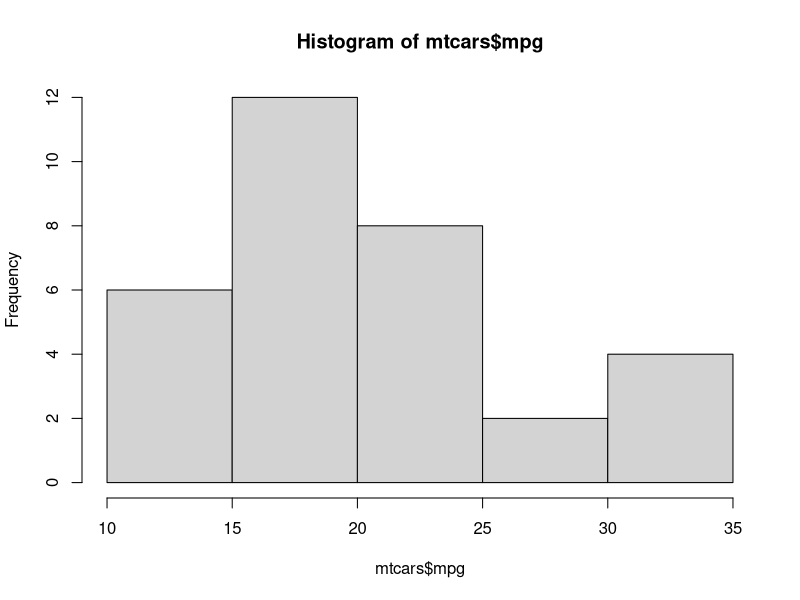
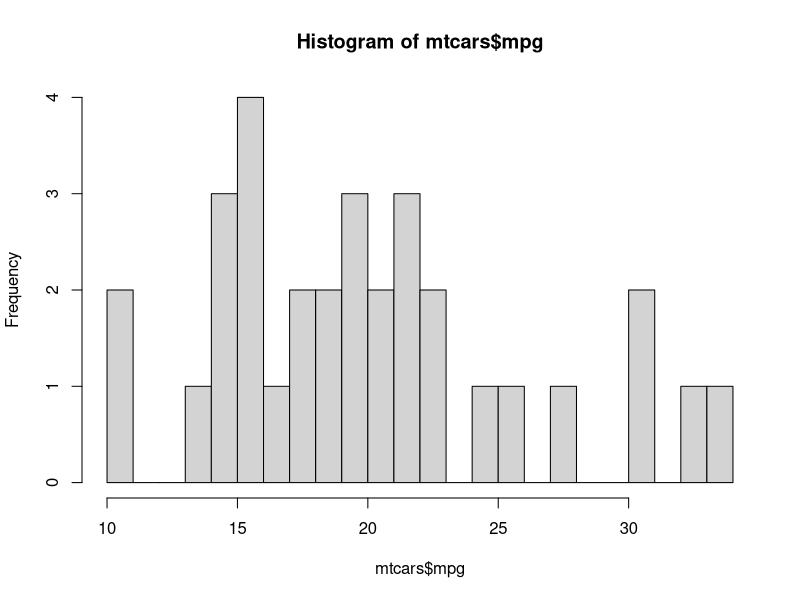
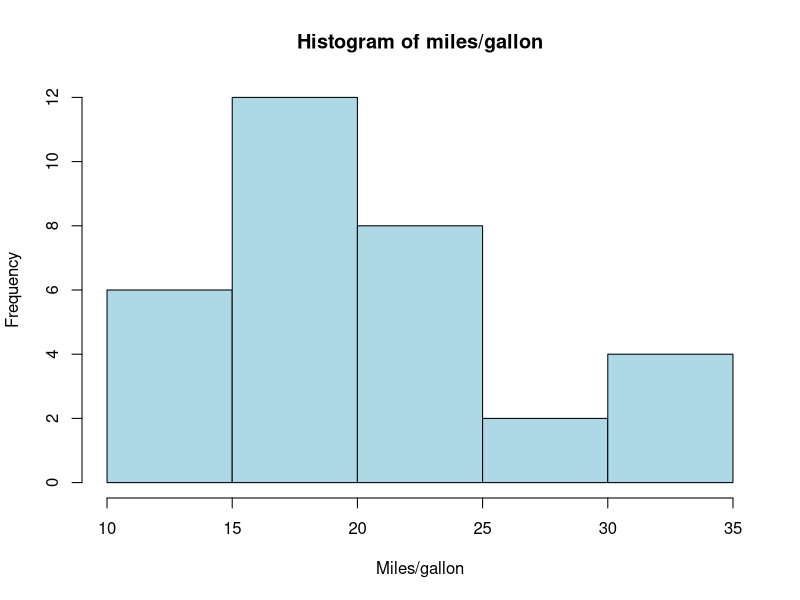
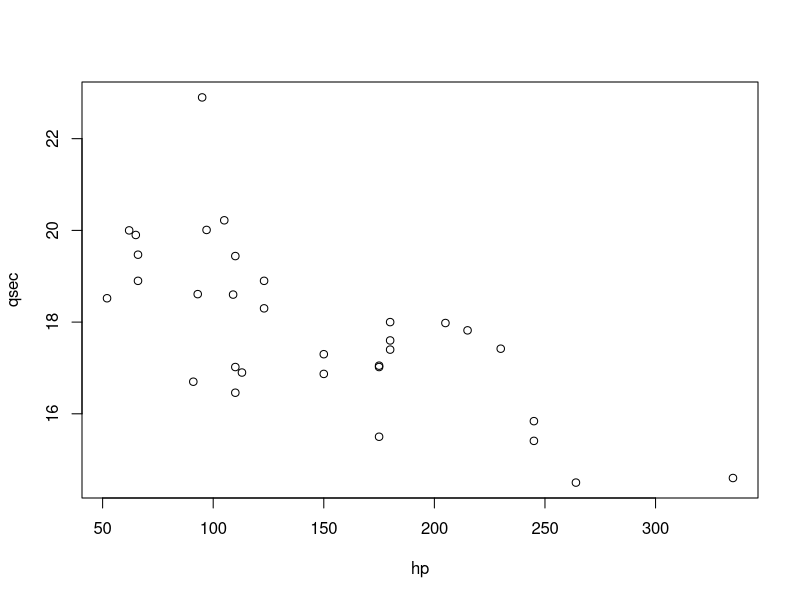
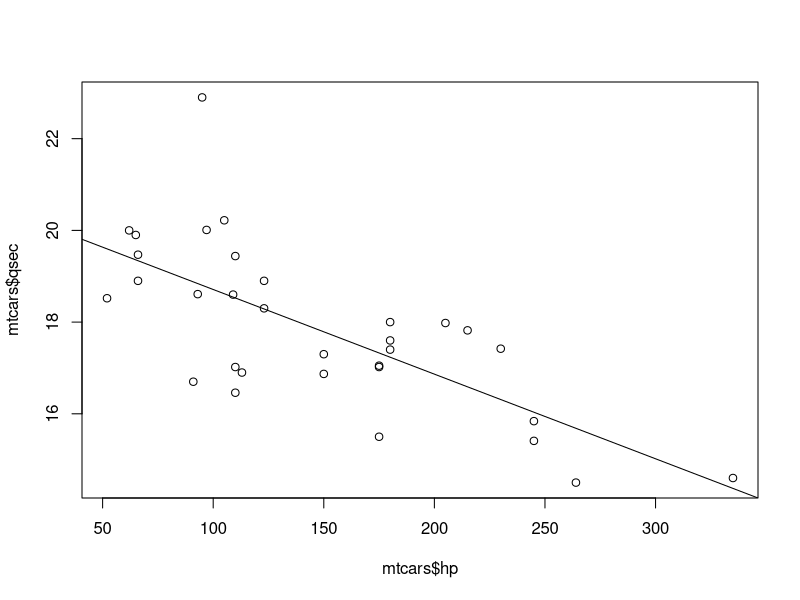
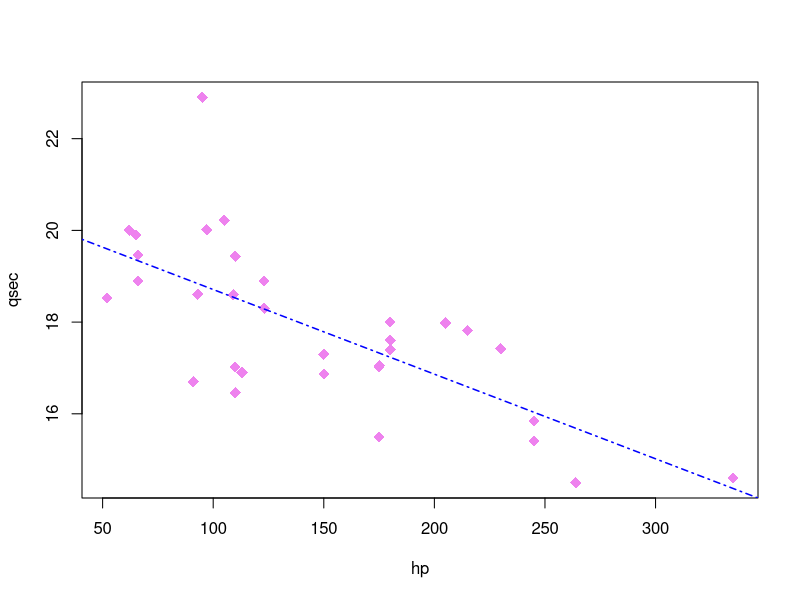
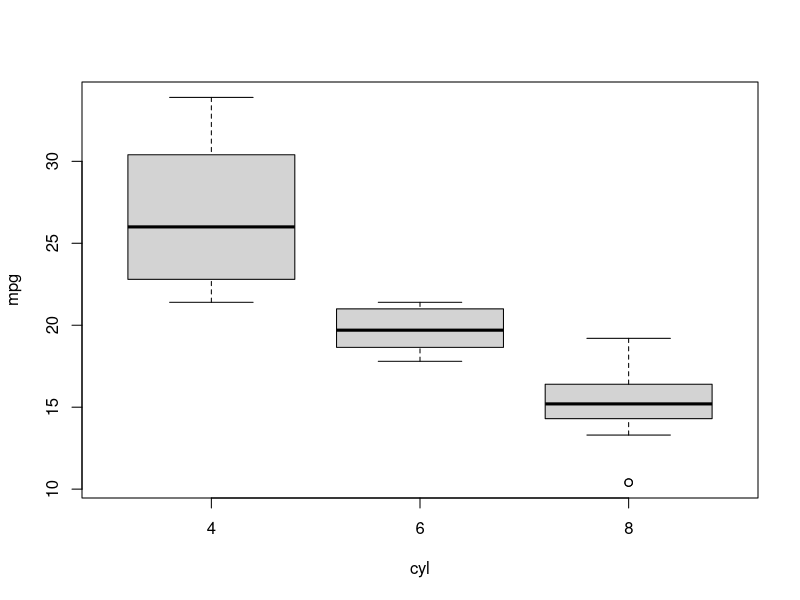

The R source for these figures, in order: (Note: this script raises an error after producing the figures.)
## DATA VISUALIZATION IN R WORKSHOP
## Center for Research Data and Digital Scholarship
## University of Colorado, Boulder

## N. Chardon
## 11 Oct / 19 Oct 2017

## Aims: 
## 1. Consider what is sensible to plot
## 2. Practice making figures with base package
## 3. Practice making figures with lattice package
## 4. Practice making figures with ggplot2 package
## 5. Save figures in different formats


## Using this script:
## 1. The symbol '#' denotes comments. 
##    If in the same line as a command, these comments describe what the command executes.
## 2. All sections labeled 'PRACTICE' are meant to be completed on your own. 
## 3. The corresponding voiceover to this script is available on OSF: https://osf.io/6jb9t/

## Disclaimer: This script was written by Nathalie Chardon and reflects her coding style. 
## The University of Colorado, Boulder takes no responsibility for the content.




# # # # # # # # # # # # # # # # # # # # # # # # # # # # # # # # # # # # # # # # # # # # # # # # # # 

# # WELCOME! # # 

# # # # # # # # # # # # # # # # # # # # # # # # # # # # # # # # # # # # # # # # # # # # # # # # # # 


# Introduce yourself to your neighbor(s)


# What kinds of graphics are used in your field and created by your colleagues? 




# # # # # # # # # # # # # # # # # # # # # # # # # # # # # # # # # # # # # # # # # # # # # # # # # # 

# # GETTING STARTED # # 

# # # # # # # # # # # # # # # # # # # # # # # # # # # # # # # # # # # # # # # # # # # # # # # # # # 


# # R REVIEW # # -----------------------------------------------------------------------------------

# Executing commands (i.e. telling R what you want it to do):

# 1. '>' is the prompt (i.e. "Hi I'm R, what do you want me to do now?")

# 2. Type code (i.e. "Hi I'm your new user, this is what I want you to do.") in Console or R Script

# 3. Hit 'enter' in Console or 'run' in Script


# # INSTALL & LOAD PACKAGES # # --------------------------------------------------------------------

# lattice package

install.packages('lattice') #only run this once to store package to hard drive

library(lattice)


# ggplot2 package

install.packages('ggplot2') #only run this once to store package to hard drive

library(ggplot2)


# # LOAD DATA # # ----------------------------------------------------------------------------------

data(mtcars)




# # # # # # # # # # # # # # # # # # # # # # # # # # # # # # # # # # # # # # # # # # # # # # # # # # 

# # 1. WHAT TO PLOT # # 

# # # # # # # # # # # # # # # # # # # # # # # # # # # # # # # # # # # # # # # # # # # # # # # # # # 


# # DATA # # --------------------------------------------------------------------------------------- 

# What is in your data? 

head(mtcars) #displays first 6 rows of dataframe

?mtcars #documentation for this data, useful to create for own data as separate text file

summary(mtcars) #statistical summary of each column


# How is your data organized? 

colnames(mtcars) #column names

str(mtcars) #structure: make sure your numeric variables are numeric! 

dim(mtcars) #rows, columns


# # QUESTIONS # # -----------------------------------------------------------------------------------

# What are some questions you could answer with this data?
#
#

# EX1: Does cylinder (cyl) number affect miles/gallon (mpg)? 

# EX2: Does horsepower (hp) affect 1/4 mile time (qsec)?


# Think about sensible relationships between your data before plotting.




# # # # # # # # # # # # # # # # # # # # # # # # # # # # # # # # # # # # # # # # # # # # # # # # # # 

# # 2. BASE # # 

# # # # # # # # # # # # # # # # # # # # # # # # # # # # # # # # # # # # # # # # # # # # # # # # # # 


# # DISTRIBUTION OF DATA: HISTOGRAMS # # ------------------------------------------------------------

hist(mtcars$mpg) #create histogram

hist(mtcars$mpg, breaks=20) #define splits with breaks = 


# Create histograms of horsepower and 1/4 mile time with different splits
#
#


# Plot aesthetics

hist(mtcars$mpg, 
     
     main = 'Histogram of miles/gallon', #title (note the quotation marks)
     
     xlab = 'Miles/gallon', #x axis label
     
     col = 'lightblue') #color fill

# NOTE: These aesthetics commands are the same in other plot types. 
# Each subsequent command MUST follow a comma. 


# Change the plot aesthetics of your horsepower or 1/4 mile time histograms
#
#


# # DATA RELATIONSHIPS: SCATTERPLOTS # # -----------------------------------------------------------

plot(qsec ~ hp, data = mtcars) #dependent variable ~ independent variable, data = your DF

# NOTE: The above is analogous to this:

plot(mtcars$qsec ~ mtcars$hp)


# Adding regression line to plot

lin_mod <- lm(qsec ~ hp, data = mtcars) #linear model for relationship that looks promising

summary(lin_mod) #check model output for significance, r-squared, equation of line (y = mx + b)

abline(lin_mod) #adds regression line to CURRENT plot (usually only sensible if p-value < 0.05)


# Aesthetics: plot point color, symbol, and size

plot(qsec ~ hp, data = mtcars, 
     
     col = 'violet', #changes color, default = 'black'
     
     pch = 18, #changes symbol, default = 1
     
     cex = 1.5) #changes point size, default = 1


# Aesthetics: regression line color, type, and width

abline(lin_mod, #adds regression line to current plot
       
       col = 'blue', #changes color, default = 'black'
       
       lty = 4, #changes line type, default = 1
       
       lwd = 1.5) #changes line width, default = 1


# Create a scatterplot with one of your relationships of interest
#
#


# Add title, x- and y-axis labels, and change the color, symbol, and size of your points
#
#

# Add a regression line to your plot
# HINT: Need to create a new linear model object to reflect your plotted relationship
#
#


# # DATA RELATIONSHIPS: BOXPLOTS # # ---------------------------------------------------------------

# Boxplots: better with discrete or categorical measurements in independent variables

boxplot(mpg ~ cyl, data = mtcars)


# # SETTING DEFAULT GRAPHICAL PARAMTERS # # --------------------------------------------------------

# NOTE: These settings can also be specified within a plotting function to affect only that plot.

# Aesthetics

par(cex = 2, #changes size of plotting text and symbols
    
    cex.axis = 1.3, #changes axis text size
    
    cex.lab = 1.4, #changes label text size
    
    cex.main = 1.5, #changes text title size
    
    col = 'grey', #changes axes color
    
    col.axis = 'grey', #changes axes text colors
    
    col.lab = 'grey', #changes x and y label colors
    
    col.main = 'darkblue', #changes title color
    
    bg = 'black') #changes background color

# NOTE: The default axis and label size in R is too small for publication figures.


# Run one of your plots above and notice how it has changed according to the par settings
#
#


# Return to default graphical parameters

dev.off() #turns off device and clears plots


# Multi-panel plots

par(mfrow = c(2, 2), #rows, columns for your panels
    
    mar = c(4.5, 5, 2, 0.5)) #defines width for lower, left, upper, and right margins

# NOTE: Multi-panel plot with default margin settings will have too much white space. 

# Run 4 of your plots above and notice how they'll create a panel
#
#


dev.off() #return plotting parameters to default again




# # PRACTICE 1 # # ---------------------------------------------------------------------------------

# Set the default parameters to create a 2 row panel plot.
# HINT: This plot will have the rows, columns = 2,1.
#
#

# Create a scatterplot and boxplot for two different data relationships
#
#

# Add titles and axes labels, and use the aesthetic commands above to change other plot aspects.
# Go to <http://www.statmethods.net/advgraphs/parameters.html> for list of all par options
#
#

# TIP 1: Modify and use the function mtext() to add labels to your panels

mtext('A', 3, adj = 0, cex = 1.5) #run ?mtext for further arguments to this function

mtext('B', 3, adj = 0, cex = 1.5)


# TIP 2: Plotting multiple boxplots for the same variable

boxplot(mpg ~ cyl, data = mtcars[which(mtcars$am == 0),], #data subsetted by transmission type
        
        main = 'Effect of cylinder number and transmission type on MGP', #title
        
        xlab = 'Number of cylinders', #x-axis label
        
        ylab = 'Miles per gallon', #y-axis label 
        
        ylim = range(mtcars$mpg), #set y-axis limits with range of data for adequate plotting space
        
        boxwex = 0.1) #set box width
        
boxplot(mpg ~ cyl, data = mtcars[which(mtcars$am == 1),], #data subsetted by transmission type
        
        add = T, #adds to current boxplot
        
        col = 'grey', #specify different color for new gear number
        
        boxwex = .1, #same box width as above
        
        at = c(1.2, 2.2, 3.2), #draw boxes at specified 1:n
        
        axes = F) #don't draw new axes


# TIP 3: Adding legends

legend('topright', #location of legend
       
       legend = c('Automatic Transmission', 'Manual Transmission'), #legend text
       
       pch = c(0, 15), #symbols to match text above
       
       col = c('black', 'grey')) #colors to match symbols and text above

# NOTE: The order of legend text, symbol, and color must match!


# # PLOT ACTIONS # # -------------------------------------------------------------------------------

# Run (i.e. create) one of your plots


# Zoom plot to separate window


# Export plot manually 


# Export plot with commands

setwd('~/Desktop/') #set working directory to folder of your choice

setwd('c:/Users/.../Desktop/') #Windows: replace ... with your username


pdf('mpgVcyl.pdf') #function AND file extension indicates in what format to save plot in

boxplot(mpg ~ cyl, data = mtcars) #create plot

dev.off() #indicates that you are done plotting


# Other formats: replace 'pdf' line of code above with one of the following...

png('fig1.png') #saves plot as PNG

jpeg('fig1.jpeg') #saves plot as JPEG

postscript('fig1.eps') #saves plot as EPS

# NOTE: PDF and EPS are vectorized, whereas PNG and JPEG are rasterized. 
# Vectorized images: created out of many paths, so quality is higher
# Raster images: created out of pixels, so quality is lower


# Save one of your plots with commands
#
#



# # # # # # # # # # # # # # # # # # # # # # # # # # # # # # # # # # # # # # # # # # # # # # # # # # 

# # LATTICE # # 

# # # # # # # # # # # # # # # # # # # # # # # # # # # # # # # # # # # # # # # # # # # # # # # # # # 


# # ONE VARIABLE PLOTS # # -------------------------------------------------------------------------

densityplot(~ mpg, data = mtcars) #displays density of data points


# # TWO VARIABLE PLOTS # # -------------------------------------------------------------------------

dotplot(rownames(mtcars) ~ mpg, data = mtcars) #dotplot to visualize all observations

# NOTE: Need to give your data rows names for the above to work, but can use any y variable here.


# # THREE+ VARIABLE PLOTS # # ----------------------------------------------------------------------

# All relationships 

splom(mtcars) #scatterplot matrix


# I. Trellis graphs: display relationships between variables conditioned on one or more variables

xyplot(mpg ~ cyl | am, data = mtcars) #plots relationship x ~ y | based on another variable

# Plot effect of transmission type on MPG, split by number of cylinders
#
#


# II. Trellis graphs

xyplot(mpg ~ cyl | am, groups = carb, data = mtcars) #additionally split with groups =

# Plot effect of cylinder on MPG, split by carburetor and with transmission in different colors
#
#


# # PLOT AESTHETICS # # ----------------------------------------------------------------------------

# Modified with update()

trell_plot <- xyplot(mpg ~ cyl | am, groups = carb, data = mtcars) #create plot object


# Run the following and notice how your plot changes

update(trell_plot, 
       
       main = 'Effect of cylinder and carburetors on MPG by transmission type', #add title
       
       ylab = 'Cylinders', xlab = 'Miles per Gallon',
       
       auto.key = T) #add legend


update(trell_plot, 
       
       auto.key = list(space = 'right')) #add legend right of plot


update(trell_plot, 
       
       auto.key = list(title = 'Carburetors', #add legend title
                       
                       cex = 0.5)) #change legend size


# Choose any one of your lattice plots and:
# 1. Add a title, x and y axes labels, and a legend;
# 2. Then save it as a PDF or JPEG
#
#
#
       
                        

# # # # # # # # # # # # # # # # # # # # # # # # # # # # # # # # # # # # # # # # # # # # # # # # # # 

# # GGPLOT2 # # 

# # # # # # # # # # # # # # # # # # # # # # # # # # # # # # # # # # # # # # # # # # # # # # # # # # 


# # Grammar of Graphics: build graphs from a few necessary components # # --------------------------
# 1. data set (data)
# 2. aesthetics that represent data (aes)
# 3. visual marks to represent data points (geoms)
# (4. coordinate system)

# NOTE: ggplot() does not have defaults, so everything must be specified somewhere.


# 1. Create a plot with DATA and 2. AES

ggplot(data = mtcars, aes(x = hp, y = mpg)) #creates plotting space with variables

# Look at myplot: what do you notice?


# 3. Add GEOM layer

ggplot(data = mtcars, aes(x = hp, y = mpg)) + #plus symbol at end of line for new layer below
  
  geom_point() #plot data as points (see ggplot2 Cheat Sheet at bottom of script for others)


# Create a ggplot to illustrate one of your relationships of interest 
#
#


# # PLOT AESTHETICS: DATA POINTS # # ---------------------------------------------------------------

# For efficiency, create an object that is your foundational plotting space

myplot <- ggplot(data = mtcars, aes(x = hp, y = mpg))


# Color of data points

myplot +
  
  geom_point(color = 'blue', #adds color to points
             
             size = 4) #increases size of points

# NOTE: If we had created our plot object with geom_point, geom_point could not be modified.
             

# Conditioning on a third variable

myplot +
  
  geom_point( aes(color = cyl) ) #color by another variable with aes()


# Enlarge the points of myplot and condition the data points on cylinder by color to make myplot2
# HINT: all arguments go inside geom_point()
#
#




# # PLOT AESTHETICS: LABELS # # --------------------------------------------------------------------

myplot2 +
  
  ggtitle('Effect of horsepower on MPG by cylinder') +
  
  xlab('Horsepower') + 
  
  ylab('Miles per Gallon')


# OR indicate all labels at once: 

myplot2 +
  
  labs(title = 'Effect of horsepower on MPG by cylinder', #title
       
       x = 'Horsepower', y = 'Miles per Gallon') #x and y axes labels


# Create an object myplot3 with the above plot
#
#


# # PLOT AESTHETICS: LEGEND # # --------------------------------------------------------------------

# Remove legend

myplot3 +
  
  theme(legend.position = 'none') #no legends


# Edit legend

myplot3 +
  
  theme(legend.position = 'left') + #can be 'bottom', 'top', 'left' or 'right'
  
  labs(color = 'Cylinder') #change legend title
  
  
# # PRACTICE 2 # # ---------------------------------------------------------------------------------

# Transparency to avoid overplotting

myplot + #return to myplot, which does not yet have geom_point
  
  geom_point(alpha = 0.5) #adds transparency to points


# Conditioning on a third variable

myplot +
  
  geom_point( aes(size = cyl) ) #size of points by another variable


# Change legend colors to discrete: need to change variable to factor (numeric gives gradient)

ggplot(data = mtcars, aes(x = hp, y = mpg, 
                          
                          group = factor(cyl), #change variable to factor
                          
                          colour = factor(cyl))) + #specify color with grouping variable used above
  
  geom_point() #no need to specify anything here
  

# # PLOT THEMES # # --------------------------------------------------------------------------------

# Default themes

myplot3 +
  
  theme_classic()

myplot3 +
  
  theme_bw()


# Customize your own theme

mytheme <- theme(axis.text.x = element_text(colour = 'black', size = 25), #x axis text size
                 
                 axis.text.y = element_text(colour = 'black', size = 25), #y axis text size
                 
                 axis.title.x = element_text(size = 28), #x axis label size
                 
                 axis.title.y = element_text(size = 28), #x axis label size
                 
                 plot.title = element_text(size = 30, #title size
                                           
                                           hjust = 0.5)) #align title to center
                 
myplot3 + mytheme #plot now has specified theme


# Create an object myplot4 with myplot3 and this new theme
#
#


# # PRACTICE 3 # # ---------------------------------------------------------------------------------

# Set a plot theme for all plots

theme_set(theme_classic()) #sets theme for future plots

myplot3 #this now plots with set theme

# NOTE: Once theme is set, there is no neat way to return to ggplot default graphical parameters


# # SAVE PLOT # # ----------------------------------------------------------------------------------

ggsave(myplot4, #plot to be saved
       
       file = 'hpVmpg.pdf') #can save in many other image formats (e.g. .eps, .jpeg, .png)

# Save one of your plots to the Desktop
#
#


#NOTE: Need to set your working directory again if changed or re-started R

setwd('~/Desktop/') #set working directory to folder of your choice

setwd('c:/Users/.../Desktop/') #Windows: replace ... with your username




# # # # # # # # # # # # # # # # # # # # # # # # # # # # # # # # # # # # # # # # # # # # # # # # # # 

# # RESOURCES # # 

# # # # # # # # # # # # # # # # # # # # # # # # # # # # # # # # # # # # # # # # # # # # # # # # # # 


# # CU BOULDER # #

# Center for Research Data and Digital Scholarship
# Hacky Hours: Wednesdays 4-6PM (Norlin E206)
# Events: < http://www.colorado.edu/crdds/events >
# Listserv: < https://lists.colorado.edu/sympa/subscribe/crdds-news >
# Workshop voiceovers and scripts: < https://osf.io/6jb9t/ >

# Laboratory for Interdisciplinary Statistical Analysis
# <http://www.colorado.edu/lab/lisa/resources>


# # ONLINE SUPPORT # # 

# Parts of this workshop reference Quick-R, Statmethod, and Data Carpentry: 
# <http://www.statmethods.net/graphs/index.html> 
# <http://www.statmethods.net/advgraphs/trellis.html>
# <http://www.datacarpentry.org/R-ecology-lesson/04-visualization-ggplot2.html>

# Graphical Parameters cheatsheet
# <http://www.statmethods.net/advgraphs/parameters.html>

# Data Visualization with ggplot2 Cheat Sheet:
# <https://www.rstudio.com/wp-content/uploads/2015/03/ggplot2-cheatsheet.pdf>

# Other Cheat Sheets:
# <https://www.rstudio.com/resources/cheatsheets/>

# Data Carpentry
# <http://www.datacarpentry.org/R-ecology-lesson/04-visualization-ggplot2.html>

# R manuals by CRAN
# <https://cran.r-project.org/manuals.html>

# Basic Reference Card
# <https://cran.r-project.org/doc/contrib/Short-refcard.pdf>

# R for Beginners (Emmanuel Paradis)
# <https://cran.r-project.org/doc/contrib/Paradis-rdebuts_en.pdf>

# The R Guide (W. J. Owen)
# <https://cran.r-project.org/doc/contrib/Owen-TheRGuide.pdf>

# An Introduction to R (Longhow Lam)
# <https://cran.r-project.org/doc/contrib/Lam-IntroductionToR_LHL.pdf>

# Cookbook for R
# <http://www.cookbook-r.com/>

# Advanced R (Hadley Wickham)
# <http://adv-r.had.co.nz/>

# rseek: search most online R documentation and discussion forums
# <http://rseek.org/>

# The R Inferno: useful for trouble shooting errors
# <http://www.burns-stat.com/documents/books/the-r-inferno/>

# Google: endless blogs, posted Q & A, tutorials, references guides where you're often
# directed to sites such as Stackoverflow, Crossvalidated, and the R-help mailing list.


# # ONLINE TUTORIALS # #

# YouTube R channel
# <https://www.youtube.com/user/TheLearnR>

# R Programming in Coursera
# <https://www.coursera.org/learn/r-programming>

# Various R videos
# <http://jeromyanglim.blogspot.co.uk/2010/05/videos-on-data-analysis-with-r.html>



# # # # # # # # # # # # # # # # # # # # # # # # # # # # # # # # # # # # # # # # # # # # # # # # # #
